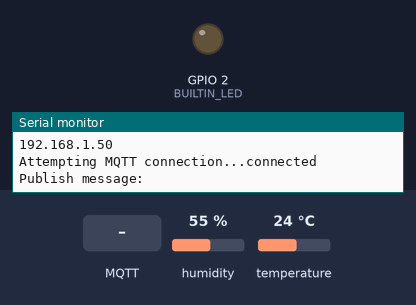
Recording of a sketch running on a simulated ESP32. Shown: output pins drawn as LEDs (lit = HIGH), the last lines printed to the serial monitor. Inputs (shaded band) come from the test bench; at power-on: humidity 55 %, temperature 24 °C. WiFi joins after 1.5 s; servers stay silent unless stated; random numbers use the default seed unless the sketch sets one; no MQTT or app messages arrive unless stated.

Above: at 2.7 s.
2.8 s: MQTT message "0" arrives on the first subscribed topic
At 4.0 s:
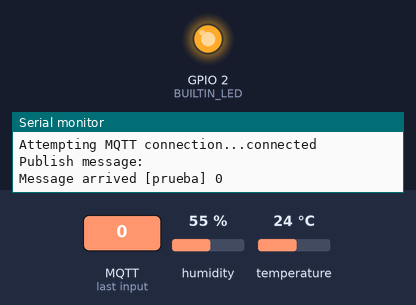
4.3 s: MQTT message "1" arrives on the first subscribed topic
At 5.1 s:
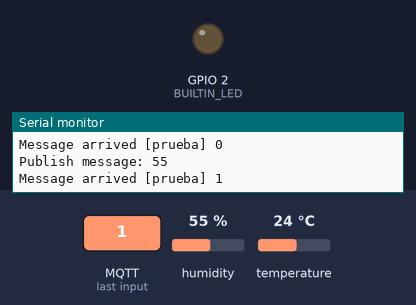
5.8 s: MQTT message "2" arrives on the first subscribed topic
At 6.3 s:
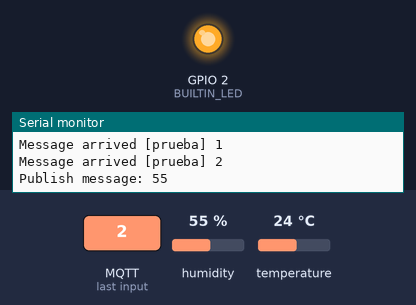
Timing chart, 0 to 8.8 s (numbered marks = the images above; inputs shaded):
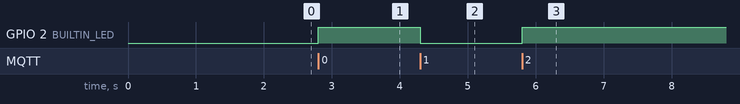

Measured:
- after the input at 2.8 s, GPIO 2 (BUILTIN_LED): LOW → HIGH at once
- after the input at 4.3 s, GPIO 2 (BUILTIN_LED): HIGH → LOW at once
- after the input at 5.8 s, GPIO 2 (BUILTIN_LED): LOW → HIGH at once

The sketch:

mqtt_esp32.ino
```cpp
//librerias
// - DHT Sensor Library: https://github.com/adafruit/DHT-sensor-library
// - Adafruit Unified Sensor Lib: https://github.com/adafruit/Adafruit_Sensor
// - Bmp180 :https://github.com/adafruit/Adafruit-BMP085-Library
#include <WiFi.h>
#include <PubSubClient.h>
#include "DHT.h"

#define DHTPIN 15     // Digital pin connected to the DHT sensor

#define DHTTYPE DHT11   // DHT 11
#define BUILTIN_LED 2
DHT dht(DHTPIN, DHTTYPE);
const char* ssid = "Familia Juchani";
const char* password = "8884992sc";
const char* mqtt_server = "test.mosquitto.org";

WiFiClient espClient;
PubSubClient client(espClient);
unsigned long lastMsg = 0;
#define MSG_BUFFER_SIZE	(50)
char msg[MSG_BUFFER_SIZE];
int value = 0;

void setup_wifi() {

  delay(10);
  // We start by connecting to a WiFi network
  Serial.println();
  Serial.print("Connecting to ");
  Serial.println(ssid);

  WiFi.mode(WIFI_STA);
  WiFi.begin(ssid, password);

  while (WiFi.status() != WL_CONNECTED) {
    delay(500);
    Serial.print(".");
  }

  randomSeed(micros());

  Serial.println("");
  Serial.println("WiFi connected");
  Serial.println("IP address: ");
  Serial.println(WiFi.localIP());
}

void callback(char* topic, byte* payload, unsigned int length) {
  Serial.print("Message arrived [");
  Serial.print(topic);
  Serial.print("] ");
  for (int i = 0; i < length; i++) {
    Serial.print((char)payload[i]);
  }
  Serial.println();

  // Switch on the LED if an 1 was received as first character
  if ((char)payload[0] == '1') {
    digitalWrite(BUILTIN_LED, LOW);   // Turn the LED on (Note that LOW is the voltage level
    // but actually the LED is on; this is because
    // it is active low on the ESP-01)
  } else {
    digitalWrite(BUILTIN_LED, HIGH);  // Turn the LED off by making the voltage HIGH
  }

}

void reconnect() {
  // Loop until we're reconnected
  while (!client.connected()) {
    Serial.print("Attempting MQTT connection...");
    // Create a random client ID
    String clientId = "ESP8266Client-";
    clientId += String(random(0xffff), HEX);
    // Attempt to connect
    if (client.connect(clientId.c_str())) {
      Serial.println("connected");
      // Once connected, publish an announcement...
      client.publish("prueba", "hello world");
      // ... and resubscribe
      client.subscribe("prueba");
    } else {
      Serial.print("failed, rc=");
      Serial.print(client.state());
      Serial.println(" try again in 5 seconds");
      // Wait 5 seconds before retrying
      delay(5000);
    }
  }
}

void setup() {
  pinMode(BUILTIN_LED, OUTPUT);     // Initialize the BUILTIN_LED pin as an output
  Serial.begin(115200);
  setup_wifi();
  client.setServer(mqtt_server, 1883);
  client.setCallback(callback);
dht.begin();
}

void loop() {
 float h = dht.readHumidity();
  // Read temperature as Celsius (the default)
  float t = dht.readTemperature();
  // Read temperature as Fahrenheit (isFahrenheit = true)
  float f = dht.readTemperature(true);

  // Check if any reads failed and exit early (to try again).
  if (isnan(h) || isnan(t) || isnan(f)) {
    Serial.println(F("Failed to read from DHT sensor!"));
    return;
  }

  if (!client.connected()) {
    reconnect();
  }
  client.loop();

  unsigned long now = millis();
  if (now - lastMsg > 2000) {
    lastMsg = now;
    ++value;

    Serial.print("Publish message: ");
    Serial.println(msg);
    snprintf (msg, MSG_BUFFER_SIZE, "%ld", int(t));
    client.publish("TEMPERATURA", msg);
    snprintf (msg, MSG_BUFFER_SIZE, "%ld", int(h));
    client.publish("HUMEDAD", msg);

  }

}
```
